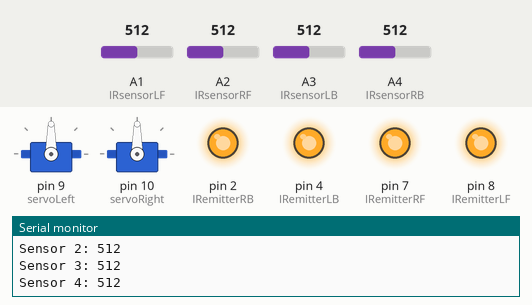
Simulated run of this sketch. Board: Arduino Uno, built with avr-gcc and run on an emulated ATmega328P. On the bench: 2 × servo, output pins drawn as LEDs (lit = HIGH), the last lines printed to the serial monitor. The inputs (shaded band) are chosen by the test bench; at power-on: A1 (IRsensorLF) = 512, A2 (IRsensorRF) = 512, A4 (IRsensorRB) = 512, A3 (IRsensorLB) = 512.

Above: at 1.2 s.
1.3 s: A1 (IRsensorLF) set to 981
2.8 s: A1 (IRsensorLF) set to 1012
5.8 s: A2 (IRsensorRF) set to 988
8.8 s: A2 (IRsensorRF) set to 1016
At 9.8 s:
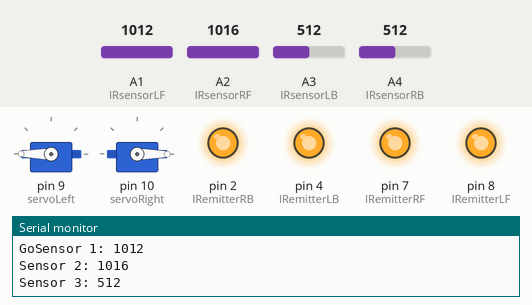
10.4 s: A2 (IRsensorRF) set to 992
At 10.9 s:
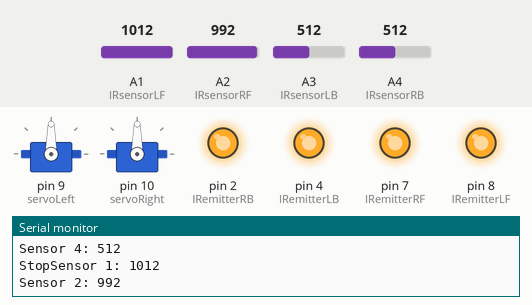
12.0 s: A4 (IRsensorRB) set to 104
15.0 s: A4 (IRsensorRB) set to 94
Timing chart, 0 to 18.0 s (numbered marks = the images above; inputs shaded):
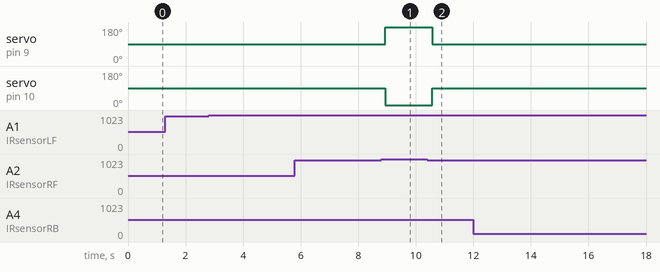

Measured:
- the behaviour switches between 999 and 1000 on A2 (IRsensorRF) (found by bisection; images 0 and 1)
- after the input at 8.8 s, servo on pin 9 (servoLeft): 90° → 180° after 0.15 s; servo on pin 10 (servoRight): 90° → 0° after 0.15 s
- after the input at 10.4 s, servo on pin 9 (servoLeft): 180° → 90° after 0.17 s; servo on pin 10 (servoRight): 0° → 90° after 0.17 s

The sketch:

FInalCode115.ino
```cpp
#include <Servo.h>

Servo servoLeft; // declared (aka made) servo object named servoLeft
//Servo servoRight;
Servo servoRight;

int IRsensorLF = A1;
int IRemitterLF = 8;

int IRsensorRF = A2;
int IRemitterRF = 7;

int IRsensorLB = A3;
int IRemitterLB = 4;

int IRsensorRB = A4;
int IRemitterRB = 2;

void setup() {
  // put your setup code here, to run once:
  servoLeft.attach(9);
  servoRight.attach(10);
  Serial.begin(9600);   //initialize Serial monitor

  servoLeft.write(90);
  servoRight.write(90);

  pinMode(IRemitterLF, OUTPUT);
  digitalWrite(IRemitterLF, HIGH);

  pinMode(IRemitterRF, OUTPUT);
  digitalWrite(IRemitterRF, HIGH);

  pinMode(IRemitterLB, OUTPUT);
  digitalWrite(IRemitterLB, HIGH);

  pinMode(IRemitterRB, OUTPUT);
  digitalWrite(IRemitterRB, HIGH);

}

void loop() {

  int sensorValue = analogRead(IRsensorLF); //reading IR sensor value
  Serial.print("Sensor 1: ");
  Serial.println(sensorValue);

  int sensorValue2 = analogRead(IRsensorRF);
  Serial.print("Sensor 2: ");
  Serial.println(sensorValue2);

  int sensorValue3 = analogRead(IRsensorLB);
  Serial.print("Sensor 3: ");
  Serial.println(sensorValue3);

  int sensorValue4 = analogRead(IRsensorRB);
  Serial.print("Sensor 4: ");
  Serial.println(sensorValue4);
  delay(100);

  if (sensorValue >= 1000 &&  sensorValue2 >= 1000)
  {
    goForward();
    Serial.print("Go");
  }

  else
  {
    stop();
    Serial.print("Stop");
  }

}

void goForward() {
  servoLeft.write(180);
  servoRight.write(0);
}

void stop() {
  servoLeft.write(90);
  servoRight.write(90);
}
```
